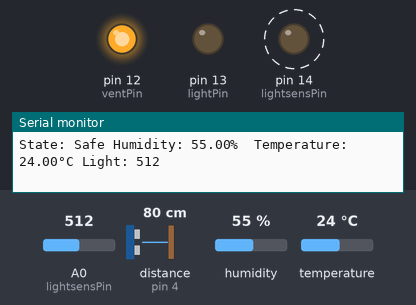
A sketch run on a simulated Arduino Uno, built with avr-gcc and run on an emulated ATmega328P. Shown: output pins drawn as LEDs (lit = HIGH), the last lines printed to the serial monitor. Wiring (inferred from the names in the program): ultrasonic range finder: trigger pin 5; echo pin 4. Dashed ring = blinking. The test bench sets the inputs (shaded band); at power-on: distance to the obstacle (sensor on pin 4) 80 cm, humidity 55 %, A0 (lightsensPin) = 512, temperature 24 °C. The echo pulse lasts 58.3 µs per cm; pins used as bus, display or sensor lines are not drawn.

Above: at 2.1 s.
2.2 s: distance to the obstacle (sensor on pin 4) set to 22 cm
At 2.87 s:
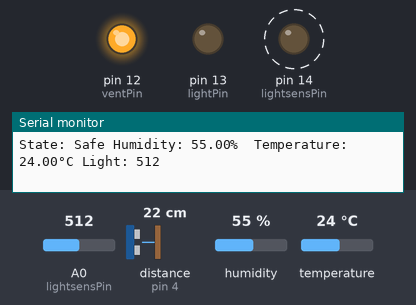
5.7 s: distance to the obstacle (sensor on pin 4) set to 19 cm
At 6.88 s:
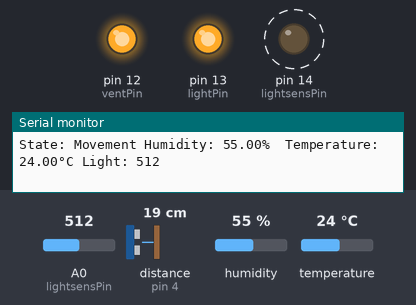
9.2 s: humidity set to 46 %
12.7 s: humidity set to 43 %
At 13.88 s:
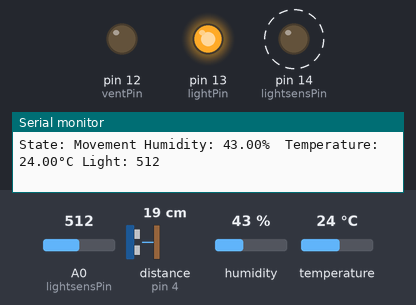
16.2 s: distance to the obstacle (sensor on pin 4) set to 60 cm
At 17.0 s:
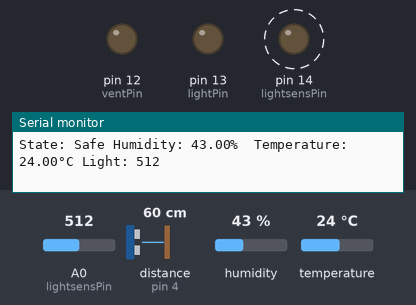
19.7 s: distance to the obstacle (sensor on pin 4) set to 18 cm
At 20.41 s:
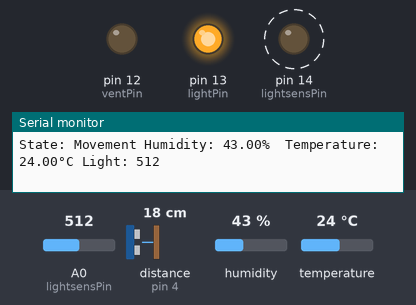
Timing chart, 0 to 24.2 s (numbered marks = the images above; inputs shaded):
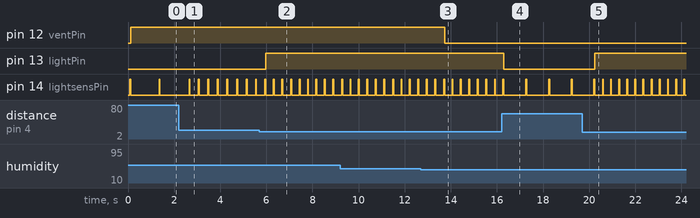

The sketch:

SmartHomeCode.ino
```cpp
#include "DHT.h"

#define DHTPIN 2
#define DHTTYPE DHT11
DHT dht(DHTPIN, DHTTYPE);

const int trigPin = 5;
const int echoPin = 4;
const int lightsensPin = 0;
const int peepPin = 14;
const int ventPin = 12;
const int lightPin = 13;
long duration;
int distance;
int light;
float humi;
float temp;
void setup() {
  pinMode(trigPin, OUTPUT);
  pinMode(echoPin, INPUT);
  pinMode(lightsensPin, INPUT);
  pinMode(peepPin, OUTPUT);
  pinMode(ventPin, OUTPUT);
  pinMode(lightPin, OUTPUT);
  Serial.begin(9600);

  dht.begin();
}

void loop() {
  delay(distance * 15 + 50);
  //distance START
  digitalWrite(trigPin, LOW);
  delayMicroseconds(2);

  digitalWrite(trigPin, HIGH);
  delayMicroseconds(10);
  digitalWrite(trigPin, LOW);

  duration = pulseIn(echoPin, HIGH);

  distance= duration*0.034/2;

  Serial.print("State: ");
  if(distance > 20){
    Serial.print("Safe ");
  } else {
    Serial.print("Movement ");
  }
  //distance END
  //humidity & temp START

  humi = dht.readHumidity();
  temp = dht.readTemperature();

  Serial.print(F("Humidity: "));
  Serial.print(humi);
  Serial.print(F("%  Temperature: "));
  Serial.print(temp);
  Serial.print(F("°C "));

  //humidity & temp END
  //lightsens START

  light = analogRead(lightsensPin);
  Serial.print("Light: ");
  Serial.println(light);

  //lightsens END
  //peep START
  analogWrite(peepPin, 200);
  delay(40);
  analogWrite(peepPin, 0);

  //peep END
  //vent START

  if(temp > 28 || humi > 44){
    digitalWrite(ventPin, HIGH);
  } else {
    digitalWrite(ventPin, LOW);
  }
  //vent END

  if(light > 800 || distance < 20){
    digitalWrite(lightPin, HIGH);
  } else {
    digitalWrite(lightPin, LOW);
  }

}
```

Measured:
- the behaviour switches between 21 and 20 cm on distance to the obstacle (sensor on pin 4) (found by bisection; images 1 and 2)
- the behaviour switches between 45 and 44 % on humidity (found by bisection; images 2 and 3)
- after the input at 2.2 s, pin 14 (lightsensPin): alternates HIGH for 0.04 s and LOW for 0.37 s, starting after 0.86 s
- after the input at 5.7 s, pin 13 (lightPin): LOW → HIGH after 0.28 s
- after the input at 12.7 s, pin 12 (ventPin): HIGH → LOW after 1.0 s
- after the input at 16.2 s, pin 13 (lightPin): HIGH → LOW after 0.10 s; pin 14 (lightsensPin): alternates HIGH for 0.04 s and LOW for 0.95 s, starting after 1.0 s
- after the input at 19.7 s, pin 13 (lightPin): LOW → HIGH after 0.55 s; pin 14 (lightsensPin): alternates HIGH for 0.04 s and LOW for 0.31 s, starting after 0.88 s
- by itself, pin 14 (lightsensPin): alternates HIGH for 0.04 s and LOW for 1.2 s
